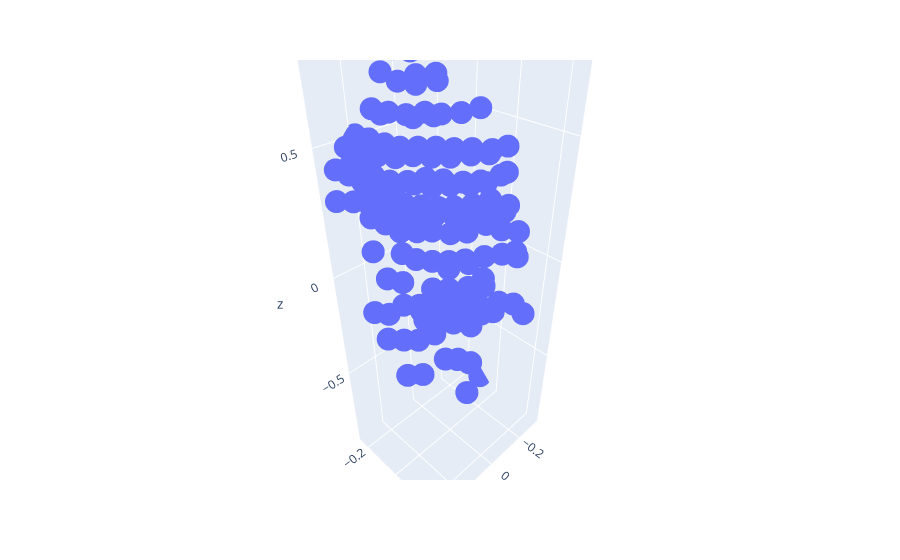

Notebook code cell kept with this figure:
### Markdown cell above
Lets take a second to visualize a few point clouds that we are going to train our model on. You might need to rotate the visualization before you can actually see the object being represented by the points. See if you can make out this pedestrian's arms, legs, and head.

### Code cell
from vision.utils import plot_cloud_from_file

plot_cloud_from_file('data/sweeps/PEDESTRIAN/11.txt')

### Figure 1 — Plotly figure (JSON) as saved in the notebook; plotly's stock layout.template omitted (floating-point values rounded to 4 significant figures; data arrays with more than 128 entries replaced by an {"elided": "..."} marker saying what was removed)
{"data": [{"hovertemplate": "x=%{x}<br>y=%{y}<br>z=%{z}<extra></extra>", "legendgroup": "", "marker": {"color": "#636efa", "symbol": "circle"}, "mode": "markers", "name": "", "scene": "scene", "showlegend": false, "type": "scatter3d", "x": {"elided": "153 float values"}, "y": {"elided": "153 float values"}, "z": {"elided": "153 float values"}}], "layout": {"legend": {"tracegroupgap": 0}, "margin": {"t": 60}, "scene": {"domain": {"x": [0, 1], "y": [0, 1]}, "xaxis": {"title": {"text": "x"}}, "yaxis": {"title": {"text": "y"}}, "zaxis": {"title": {"text": "z"}}}}}
